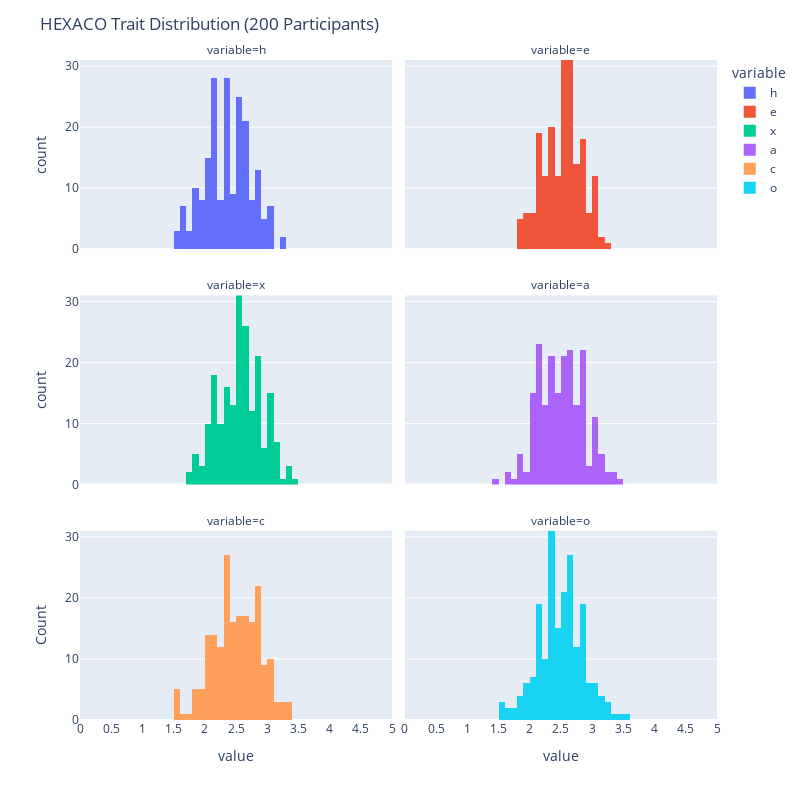

The code cell stored with this chart in its notebook:
### Code cell
# using df create a histogram for each HEXACO trait and put them as facets
fig = px.histogram(df, x=['h', 'e', 'x', 'a', 'c', 'o'], 
        facet_col='variable', facet_col_wrap=2, nbins=30)
fig.update_layout(
    #xaxis_title='Trait value',
    yaxis_title='Count',
    title=f'HEXACO Trait Distribution ({len(df)} Participants)',
)
# Set x-axis range and tick marks
fig.update_xaxes(range=[0, 5], tickmode='linear', tick0=0, dtick=0.5)

max_count = max([max(np.histogram(df[trait ], bins=25)[0]) for trait in ['h', 'e', 'x', 'a', 'c', 'o']])   

# set y axis to start at 0 and end at the highest count
fig.update_yaxes(range=[0, max_count])

# Add dots at each trait using prt_values
prt_values = [
    [ 3.1, 2.9, 2.5, 3.6, 3.1, 2.5], # participant 1
    [ 3.6, 2.7, 3.1, 2.6, 3.2, 3.1], # participant 2
]

# set figure height and width
fig.update_layout(height=800, width=800)

fig.show()

### Figure 1 — Plotly figure (JSON) as saved in the notebook; plotly's stock layout.template omitted (floating-point values rounded to 4 significant figures; data arrays with more than 128 entries replaced by an {"elided": "..."} marker saying what was removed)
{"data": [{"alignmentgroup": "True", "bingroup": "x", "hovertemplate": "variable=h<br>value=%{x}<br>count=%{y}<extra></extra>", "legendgroup": "h", "marker": {"color": "#636efa", "pattern": {"shape": ""}}, "name": "h", "nbinsx": 30, "offsetgroup": "h", "orientation": "v", "showlegend": true, "type": "histogram", "x": {"elided": "200 float values"}, "xaxis": "x5", "yaxis": "y5"}, {"alignmentgroup": "True", "bingroup": "x", "hovertemplate": "variable=e<br>value=%{x}<br>count=%{y}<extra></extra>", "legendgroup": "e", "marker": {"color": "#EF553B", "pattern": {"shape": ""}}, "name": "e", "nbinsx": 30, "offsetgroup": "e", "orientation": "v", "showlegend": true, "type": "histogram", "x": {"elided": "200 float values"}, "xaxis": "x6", "yaxis": "y6"}, {"alignmentgroup": "True", "bingroup": "x", "hovertemplate": "variable=x<br>value=%{x}<br>count=%{y}<extra></extra>", "legendgroup": "x", "marker": {"color": "#00cc96", "pattern": {"shape": ""}}, "name": "x", "nbinsx": 30, "offsetgroup": "x", "orientation": "v", "showlegend": true, "type": "histogram", "x": {"elided": "200 float values"}, "xaxis": "x3", "yaxis": "y3"}, {"alignmentgroup": "True", "bingroup": "x", "hovertemplate": "variable=a<br>value=%{x}<br>count=%{y}<extra></extra>", "legendgroup": "a", "marker": {"color": "#ab63fa", "pattern": {"shape": ""}}, "name": "a", "nbinsx": 30, "offsetgroup": "a", "orientation": "v", "showlegend": true, "type": "histogram", "x": {"elided": "200 float values"}, "xaxis": "x4", "yaxis": "y4"}, {"alignmentgroup": "True", "bingroup": "x", "hovertemplate": "variable=c<br>value=%{x}<br>count=%{y}<extra></extra>", "legendgroup": "c", "marker": {"color": "#FFA15A", "pattern": {"shape": ""}}, "name": "c", "nbinsx": 30, "offsetgroup": "c", "orientation": "v", "showlegend": true, "type": "histogram", "x": {"elided": "200 float values"}, "xaxis": "x", "yaxis": "y"}, {"alignmentgroup": "True", "bingroup": "x", "hovertemplate": "variable=o<br>value=%{x}<br>count=%{y}<extra></extra>", "legendgroup": "o", "marker": {"color": "#19d3f3", "pattern": {"shape": ""}}, "name": "o", "nbinsx": 30, "offsetgroup": "o", "orientation": "v", "showlegend": true, "type": "histogram", "x": {"elided": "200 float values"}, "xaxis": "x2", "yaxis": "y2"}], "layout": {"annotations": [{"font": {}, "showarrow": false, "text": "variable=c", "x": 0.245, "xanchor": "center", "xref": "paper", "y": 0.2867, "yanchor": "bottom", "yref": "paper"}, {"font": {}, "showarrow": false, "text": "variable=o", "x": 0.755, "xanchor": "center", "xref": "paper", "y": 0.2867, "yanchor": "bottom", "yref": "paper"}, {"font": {}, "showarrow": false, "text": "variable=x", "x": 0.245, "xanchor": "center", "xref": "paper", "y": 0.6433, "yanchor": "bottom", "yref": "paper"}, {"font": {}, "showarrow": false, "text": "variable=a", "x": 0.755, "xanchor": "center", "xref": "paper", "y": 0.6433, "yanchor": "bottom", "yref": "paper"}, {"font": {}, "showarrow": false, "text": "variable=h", "x": 0.245, "xanchor": "center", "xref": "paper", "y": 1.0, "yanchor": "bottom", "yref": "paper"}, {"font": {}, "showarrow": false, "text": "variable=e", "x": 0.755, "xanchor": "center", "xref": "paper", "y": 1.0, "yanchor": "bottom", "yref": "paper"}], "barmode": "relative", "height": 800, "legend": {"title": {"text": "variable"}, "tracegroupgap": 0}, "margin": {"t": 60}, "title": {"text": "HEXACO Trait Distribution (200 Participants)"}, "width": 800, "xaxis": {"anchor": "y", "domain": [0, 0.49], "dtick": 0.5, "range": [0, 5], "tick0": 0, "tickmode": "linear", "title": {"text": "value"}}, "xaxis2": {"anchor": "y2", "domain": [0.51, 1], "dtick": 0.5, "matches": "x", "range": [0, 5], "tick0": 0, "tickmode": "linear", "title": {"text": "value"}}, "xaxis3": {"anchor": "y3", "domain": [0, 0.49], "dtick": 0.5, "matches": "x", "range": [0, 5], "showticklabels": false, "tick0": 0, "tickmode": "linear"}, "xaxis4": {"anchor": "y4", "domain": [0.51, 1], "dtick": 0.5, "matches": "x", "range": [0, 5], "showticklabels": false, "tick0": 0, "tickmode": "linear"}, "xaxis5": {"anchor": "y5", "domain": [0, 0.49], "dtick": 0.5, "matches": "x", "range": [0, 5], "showticklabels": false, "tick0": 0, "tickmode": "linear"}, "xaxis6": {"anchor": "y6", "domain": [0.51, 1], "dtick": 0.5, "matches": "x", "range": [0, 5], "showticklabels": false, "tick0": 0, "tickmode": "linear"}, "yaxis": {"anchor": "x", "domain": [0, 0.2867], "range": [0, 31], "title": {"text": "Count"}}, "yaxis2": {"anchor": "x2", "domain": [0, 0.2867], "matches": "y", "range": [0, 31], "showticklabels": false}, "yaxis3": {"anchor": "x3", "domain": [0.3567, 0.6433], "matches": "y", "range": [0, 31], "title": {"text": "count"}}, "yaxis4": {"anchor": "x4", "domain": [0.3567, 0.6433], "matches": "y", "range": [0, 31], "showticklabels": false}, "yaxis5": {"anchor": "x5", "domain": [0.7133, 1.0], "matches": "y", "range": [0, 31], "title": {"text": "count"}}, "yaxis6": {"anchor": "x6", "domain": [0.7133, 1.0], "matches": "y", "range": [0, 31], "showticklabels": false}}}
